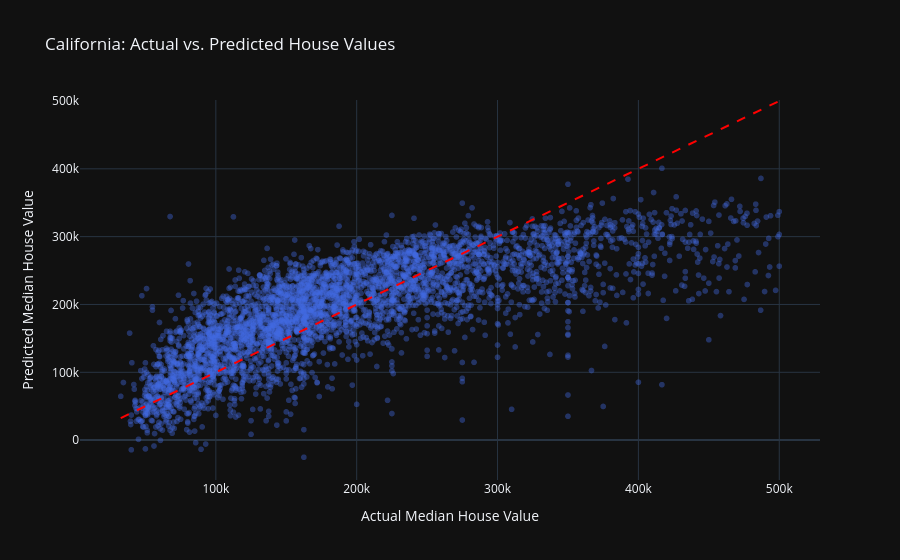

The cell this chart's notebook holds for it:
### Code cell
# Visualization 1 - Actual vs. Predicted
# Create the interactive scatter plot
fig_actual_pred = px.scatter(
    x=y_test, 
    y=y_pred, 
    opacity=0.4, 
    color_discrete_sequence=['royalblue'],
    labels={
        "x": "Actual Median House Value", 
        "y": "Predicted Median House Value"
    },
    title="California: Actual vs. Predicted House Values",
    template="plotly_dark"
)

# Add the diagonal line representing a perfect prediction
fig_actual_pred.add_shape(
    type="line", 
    line=dict(dash='dash', color="red", width=2),
    x0=y_test.min(), y0=y_test.min(),
    x1=y_test.max(), y1=y_test.max()
)

fig_actual_pred.show()

### Figure 1 — Plotly figure (JSON) as saved in the notebook; plotly's stock layout.template omitted (floating-point values rounded to 4 significant figures; data arrays with more than 128 entries replaced by an {"elided": "..."} marker saying what was removed)
{"data": [{"hovertemplate": "Actual Median House Value=%{x}<br>Predicted Median House Value=%{y}<extra></extra>", "legendgroup": "", "marker": {"color": "royalblue", "opacity": 0.4, "symbol": "circle"}, "mode": "markers", "name": "", "showlegend": false, "type": "scattergl", "x": {"elided": "3895 float values"}, "xaxis": "x", "y": {"elided": "3895 float values"}, "yaxis": "y"}], "layout": {"legend": {"tracegroupgap": 0}, "shapes": [{"line": {"color": "red", "dash": "dash", "width": 2}, "type": "line", "x0": 32500, "x1": 500000, "y0": 32500, "y1": 500000}], "title": {"text": "California: Actual vs. Predicted House Values"}, "xaxis": {"anchor": "y", "domain": [0, 1], "title": {"text": "Actual Median House Value"}}, "yaxis": {"anchor": "x", "domain": [0, 1], "title": {"text": "Predicted Median House Value"}}}}
